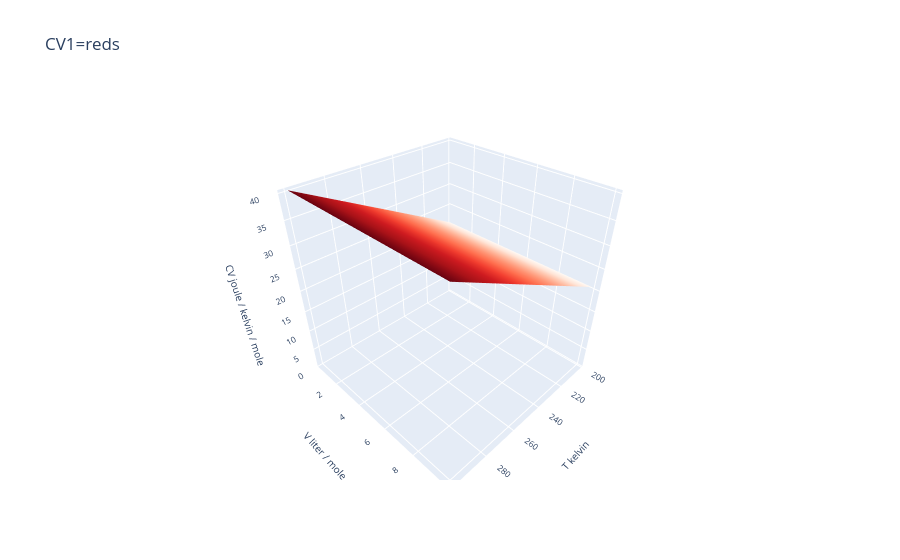

The cell this chart's notebook holds for it:
### Markdown cell above
### Plotting
In the cell below, we plot the $C_V$ surfaces for $U_1$ in a temperature-volume state space. Note that we're using the new state space grids Tgridnew and Vgridnew, because (as you may recall) dF_dx shortened its shape: it has only 49 temperatures now.

Notice also that we've had to change the syntax of the call to PL.plot_surface slightly. That's so we can adjust the height of the z-axis.

### Code cell
# Using PL.plot_surface1 to plot CV of the first grid, in red
llist = [xlabel,ylabel,'CV '+str(CV1.units)]
ax = PL.plot_surface1(Tgridnew, Vgridnew, CV1, color='red',title='CV1',labellist=llist,zrange=myzrange).show()

### Figure 1 — Plotly figure (JSON) as saved in the notebook; plotly's stock layout.template omitted (floating-point values rounded to 4 significant figures; data arrays with more than 128 entries replaced by an {"elided": "..."} marker saying what was removed)
{"data": [{"colorscale": [[0, "rgb(255,245,240)"], [0.125, "rgb(254,224,210)"], [0.25, "rgb(252,187,161)"], [0.375, "rgb(252,146,114)"], [0.5, "rgb(251,106,74)"], [0.625, "rgb(239,59,44)"], [0.75, "rgb(203,24,29)"], [0.875, "rgb(165,15,21)"], [1, "rgb(103,0,13)"]], "showscale": false, "type": "surface", "x": {"elided": "49x50 float values"}, "y": {"elided": "49x50 float values"}, "z": {"elided": "49x50 float values"}}], "layout": {"autosize": true, "scene": {"xaxis": {"tickfont": {"size": 10}, "title": {"font": {"size": 10}, "text": "T kelvin"}}, "yaxis": {"tickfont": {"size": 10}, "title": {"font": {"size": 10}, "text": "V liter / mole"}}, "zaxis": {"range": [0, 40.58], "tickfont": {"size": 10}, "title": {"font": {"size": 10}, "text": "CV joule / kelvin / mole"}}}, "title": {"text": "CV1=reds "}, "yaxis": {"automargin": true}}}
